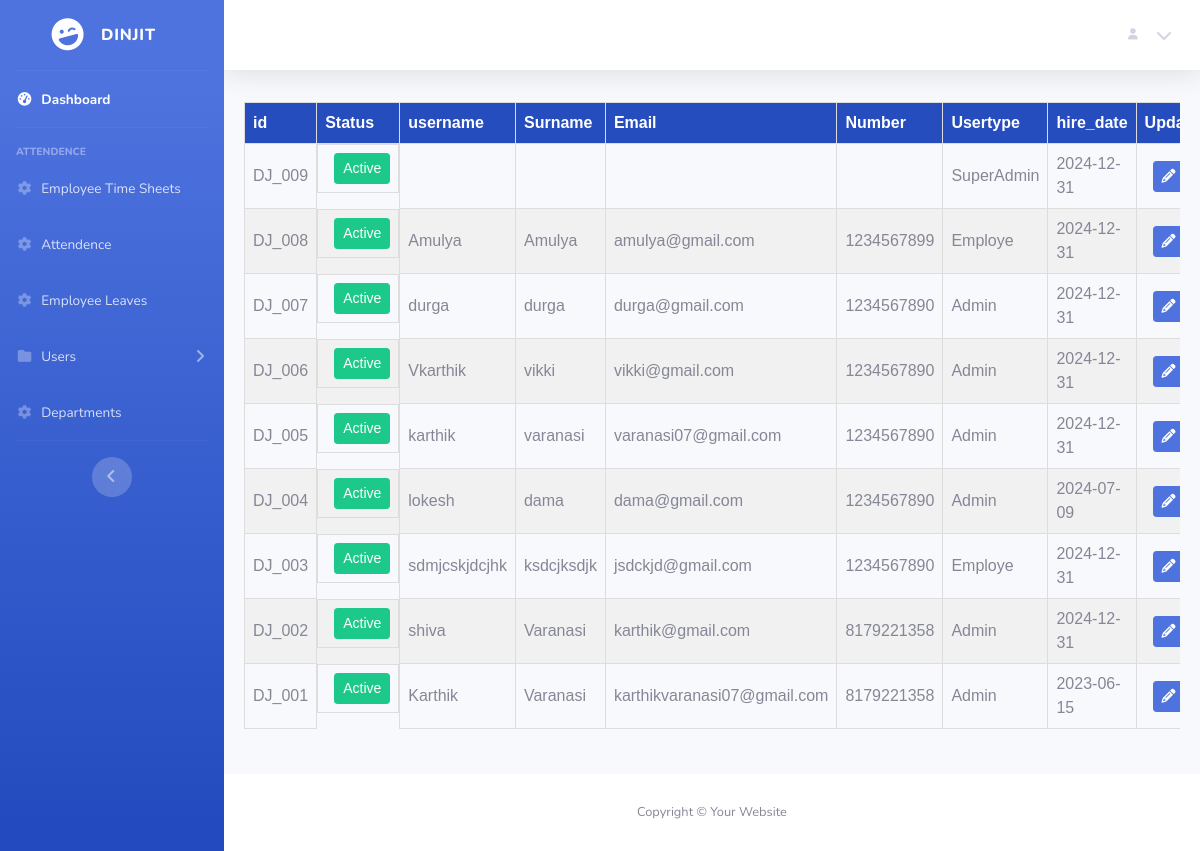
Page /list.php (signed in) on the committed database.
### tables this page shows
CREATE TABLE `employee` (
  `employee_id` int(11) NOT NULL,
  `username` varchar(255) NOT NULL,
  `employee_surname` text NOT NULL,
  `email` varchar(200) NOT NULL,
  `password` varchar(100) NOT NULL,
  `employee_mobile` varchar(10) NOT NULL,
  `usertype` varchar(99) NOT NULL DEFAULT 'Admin',
  `employee_dateofbirth` text NOT NULL,
  `hire_date` text NOT NULL,
  `department_id` char(99) NOT NULL,
  `shift_id` varchar(99) NOT NULL DEFAULT '1',
  `status` int(11) NOT NULL DEFAULT 1,
  `creared_date` timestamp NOT NULL DEFAULT current_timestamp()
);

### list.php (the view, shortened to what this page needs)
<?php
require_once 'core/conn.php';
if (isset($_SESSION['usertype'])) {
    include "includes/admin-head.php";
?>
    <div class="container-fluid">
        <div class=" align-items-center justify-content-between mb-4 width:50%">
            <div style="overflow-x:scroll;height: 80vh;">
                <table>
                    <thead style="  table-layout: fixed; background:#264dbe; color:white;">
                        <tr>
                            <th>id</th>
                            <th>Status</th>
                            <th>username</th>
                            <th>Surname</th>
                            <th>Email</th>
                            <th>Number</th>
                            <th>Usertype</th>
                            <th>hire_date</th>
                            <th>Update</th>
                        </tr>
                    </thead>
                    <tbody>
                        <?php
                        $sql = "SELECT * FROM employee  ORDER BY employee_id DESC";
                        $res = mysqli_query($con, $sql);
                        while ($row = mysqli_fetch_array($res)) {
                        ?>
                            <tr>
                                <td>DJ_00<?php echo $row['employee_id']; ?></td>
                                <td style="display: inline-flex; width:100%; justify-content:space-between">
                                    <?php
                                    if ($row['status'] == 1) {
                                        echo '<button class="btn btn-success btn-sm ml-2" type="button"  >Active</button>';
                                    } elseif ($row['status'] == 0){
                                        echo '<button class="btn btn-danger btn-sm ml-2"  type="button"  >Inactive</button>';
                                    } else{
                                        echo '<button class="btn btn-danger btn-sm ml-2"  type="button"  >Inactive</button>';
                                    }
                                    ?>
                                </td>
                                <td><?php echo $row['username']; ?></td>
                                <td><?php echo $row['employee_surname']; ?> </td>
                                <td><?php echo $row['email']; ?> </td>
                                <td><?php echo $row['employee_mobile']; ?></td>
                                <td><?php echo $row['usertype']; ?></td>
                                <td><?php echo $row['hire_date']; ?></td>
                                <td>
                                <a href="update-user.php?employee_id=<?php echo $row['employee_id']?>" >
                                <button class="btn btn-primary btn-sm ml-2" type="button"  id="edit-user" ><i class="fa fa-pencil" aria-hidden="true"></i></button></a>
                                </td>
                            </tr>
                        <?php ;
                        } ?>
                    </tbody>
                </table>
            </div>
        </div>
    </div>
    </div>
    <footer class="sticky-footer bg-white">
        <div class="container my-auto">
            <div class="copyright text-center my-auto">
                <span>Copyright &copy; Your Website </span>
            </div>
        </div>
    </footer>
    </div>
    </div>
    <?php
    include "includes/footer.php";
    ?>
<?php
} else {
    header("Location:index.php?error=UnAuthorized Access");
}
?>

### assets/css/style.css (style rules this page uses)
* { margin: 0; padding: 0; }
table { font-family: arial, sans-serif; border-collapse: collapse; width: 100%; }
td, th { border: 1px solid #dddddd; text-align: left; padding: 8px; }
tr:nth-child(even) { background-color: #f1f1f1; }

### rows in the picture
employee: employee_id "9", status "Active", usertype "SuperAdmin", hire_date "2024-12-31"
employee: employee_id "8", status "Active", username "Amulya", employee_surname "Amulya", email "amulya@gmail.com", employee_mobile "1234567899", usertype "Employe", hire_date "2024-12-31"
employee: employee_id "7", status "Active", username "durga", employee_surname "durga", email "durga@gmail.com", employee_mobile "1234567890", usertype "Admin", hire_date "2024-12-31"
employee: employee_id "6", status "Active", username "Vkarthik", employee_surname "vikki", email "vikki@gmail.com", employee_mobile "1234567890", usertype "Admin", hire_date "2024-12-31"
employee: employee_id "5", status "Active", username "karthik", employee_surname "varanasi", email "varanasi07@gmail.com", employee_mobile "1234567890", usertype "Admin", hire_date "2024-12-31"
employee: employee_id "4", status "Active", username "lokesh", employee_surname "dama", email "dama@gmail.com", employee_mobile "1234567890", usertype "Admin", hire_date "2024-07-09"
employee: employee_id "3", status "Active", username "sdmjcskjdcjhk", employee_surname "ksdcjksdjk", email "jsdckjd@gmail.com", employee_mobile "1234567890", usertype "Employe", hire_date "2024-12-31"
employee: employee_id "2", status "Active", username "shiva", employee_surname "Varanasi", email "karthik@gmail.com", employee_mobile "8179221358", usertype "Admin", hire_date "2024-12-31"
employee: employee_id "1", status "Active", username "Karthik", employee_surname "Varanasi", email "karthikvaranasi07@gmail.com", employee_mobile "8179221358", usertype "Admin", hire_date "2023-06-15"
